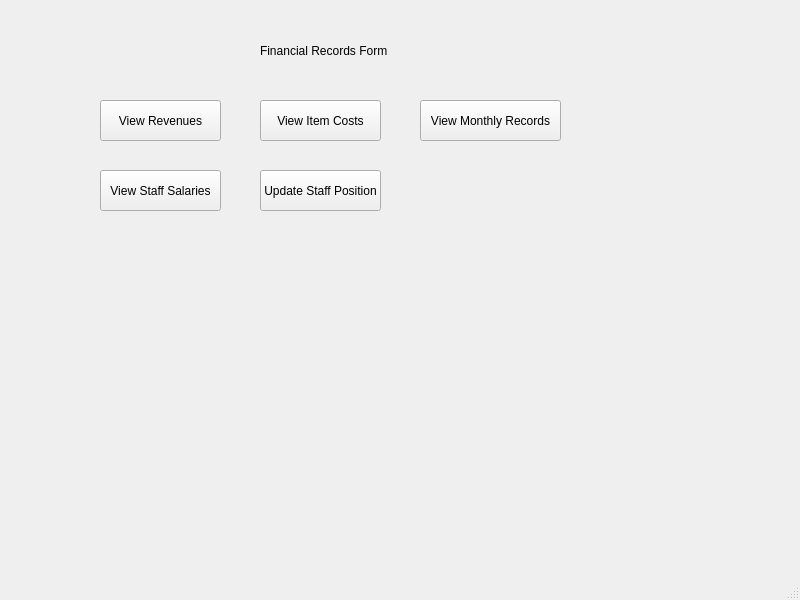
<?xml version="1.0" encoding="UTF-8"?>
<ui version="4.0">
 <class>MainWindow</class>
 <widget class="QMainWindow" name="MainWindow">
  <property name="geometry">
   <rect>
    <x>0</x>
    <y>0</y>
    <width>800</width>
    <height>600</height>
   </rect>
  </property>
  <property name="windowTitle">
   <string>MainWindow</string>
  </property>
  <widget class="QWidget" name="centralwidget">
   <widget class="QLabel" name="label">
    <property name="geometry">
     <rect>
      <x>260</x>
      <y>30</y>
      <width>171</width>
      <height>41</height>
     </rect>
    </property>
    <property name="text">
     <string>Financial Records Form</string>
    </property>
   </widget>
   <widget class="QPushButton" name="financialRecordsViewStaffSalariesButton">
    <property name="geometry">
     <rect>
      <x>100</x>
      <y>170</y>
      <width>121</width>
      <height>41</height>
     </rect>
    </property>
    <property name="text">
     <string>View Staff Salaries</string>
    </property>
   </widget>
   <widget class="QPushButton" name="financialRecordsViewItemCostsButton">
    <property name="geometry">
     <rect>
      <x>260</x>
      <y>100</y>
      <width>121</width>
      <height>41</height>
     </rect>
    </property>
    <property name="text">
     <string>View Item Costs</string>
    </property>
   </widget>
   <widget class="QPushButton" name="financialRecordsViewRevenuesButton">
    <property name="geometry">
     <rect>
      <x>100</x>
      <y>100</y>
      <width>121</width>
      <height>41</height>
     </rect>
    </property>
    <property name="text">
     <string>View Revenues</string>
    </property>
   </widget>
   <widget class="QPushButton" name="financialRecordsUpdateStaffSalariesButton">
    <property name="geometry">
     <rect>
      <x>260</x>
      <y>170</y>
      <width>121</width>
      <height>41</height>
     </rect>
    </property>
    <property name="text">
     <string>Update Staff Position</string>
    </property>
   </widget>
   <widget class="QPushButton" name="financialRecordsViewMonthlyRecordsButton">
    <property name="geometry">
     <rect>
      <x>420</x>
      <y>100</y>
      <width>141</width>
      <height>41</height>
     </rect>
    </property>
    <property name="text">
     <string>View Monthly Records</string>
    </property>
   </widget>
  </widget>
  <widget class="QMenuBar" name="menubar">
   <property name="geometry">
    <rect>
     <x>0</x>
     <y>0</y>
     <width>800</width>
     <height>18</height>
    </rect>
   </property>
  </widget>
  <widget class="QStatusBar" name="statusbar"/>
 </widget>
 <resources/>
 <connections/>
</ui>
